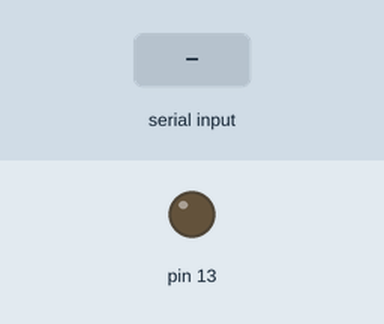
Bench run of a sketch on a simulated Arduino Uno, built with avr-gcc and run on an emulated ATmega328P. Shown: output pins drawn as LEDs (lit = HIGH). The test bench sets the inputs (shaded band). What the sketch prints to the serial monitor is not drawn.

Above: at 1.2 s.
1.3 s: "1" received over Serial
At 2.1 s:
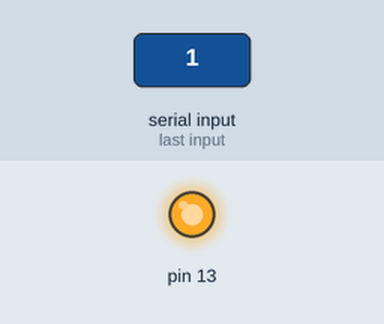
2.8 s: "2" received over Serial
Timing chart, 0 to 5.8 s (numbered marks = the images above; inputs shaded):
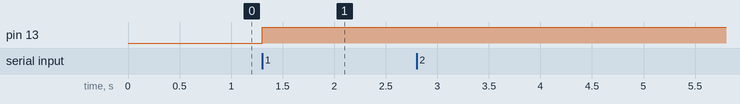

Measured:
- after the input at 1.3 s, pin 13: LOW → HIGH at once
- after the input at 2.8 s, every drawn part: stays the same

The sketch:

ports.ino
```cpp
void setup() {
  Serial.begin(9600);
  pinMode(13,OUTPUT);

}
void loop() {
  if(Serial.available()>0)
  {
    char option = Serial.read();
    if(option>= '1' && option <='9')
    {
      option -='0';
      for(int i=0;i<option;i++)
      {
        digitalWrite(13,1);
        delay(100);
        digitalWrite(13,1);
        delay(100);
        Serial.write(0);
      }
    }
  }
}
```
